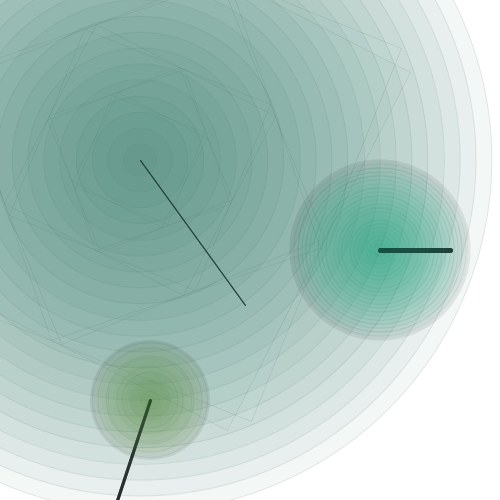
Frame 1 (no input)
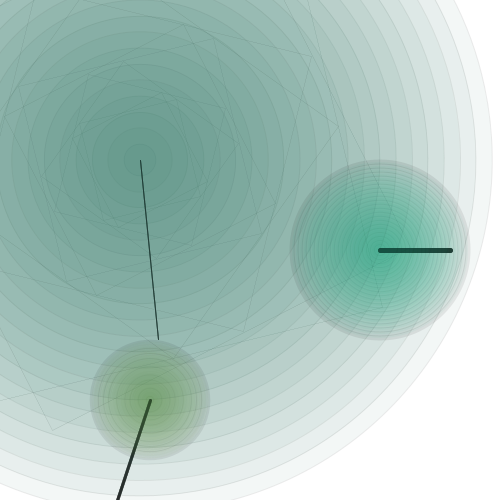
Frame 60 (the mouse pressed at the canvas centre just before this capture)
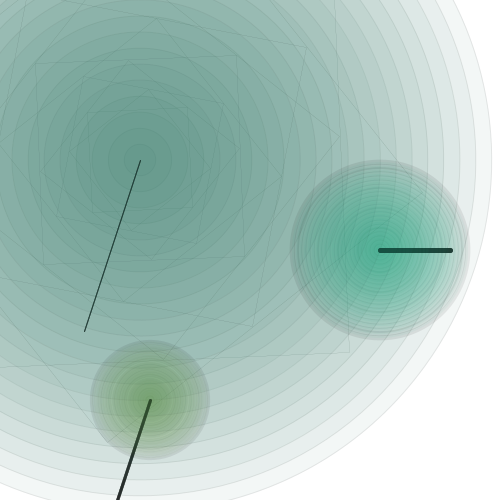
Frame 120 (the mouse held since frame 60 and released just before this capture)

The Processing sketch that drew these frames (run headless with seeded random() and noise(); from frame 60 on, the mouse is pressed at the canvas centre):

// Processing sketch: processing_143211
// ── processing_143211.pde

 
 
void setup() {

  size (500,500);
    background (255);

      }
void draw()
{
 background(255);
 
 
 
   rectMode(CORNER);
  noStroke();
  fill(255, 255, 255, 5);
  rect(0, 0, width, height);
  //background(255, 255, 255);
  noFill();
  stroke(100, 100, 100);
  strokeWeight(1/2);
 
  pushMatrix();
  rectMode(CENTER);
  translate(140, 160);
  rotate(millis()/700.0);
  rect(0, 0, 100, 100);
  popMatrix();
 
  pushMatrix();
  rectMode(CENTER);
  translate(140, 160);
  rotate(4);
  rotate(millis()/-700.0);
  rect(0, 0, 100, 100);
  popMatrix();
 
  pushMatrix();
  rectMode(CENTER);
  translate(140, 160);
  rotate(millis()/-700.0);
  rect(0, 0, 142, 142);
  popMatrix();
 
  pushMatrix();
  rectMode(CENTER);
  translate(140, 160);
  rotate(4);
  rotate(millis()/700.0);
  rect(0, 0, 142, 142);
  popMatrix();
 
  pushMatrix();
  rectMode(CENTER);
  translate(140, 160);
  rotate(millis()/700.0);
  rect(0, 0, 201, 201);
  popMatrix();
 
  pushMatrix();
  rectMode(CENTER);
  translate(140, 160);
  rotate(4);
  rotate(-millis()/700.0);
  rect(0, 0, 201, 201);
  popMatrix();
 
  pushMatrix();
  rectMode(CENTER);
  translate(140, 160);
  rotate(millis()/-700.0);
  rect(0, 0, 284, 284);
  popMatrix();
 
  pushMatrix();
  rectMode(CENTER);
  translate(140, 160);
  rotate(4);
  rotate(millis()/700.0);
  rect(0, 0, 284, 284);
  popMatrix();
 
  pushMatrix();
  rectMode(CENTER);
  translate(140, 160);
  rotate(millis()/700.0);
   fill(50,121,103,2);
  rect(0, 0, 402, 402);
  popMatrix();
 
  pushMatrix();
  rectMode(CENTER);
  translate(140, 160);
  rotate(4);
  rotate(-millis()/700.0);
  fill(50,121,103,5);
  rect(0, 0, 402, 402);
  popMatrix();

  

  
  for ( int i=0; i<360; i+=16)
  {
    pushMatrix();
     translate(140, 160);
    rotate (radians (6*second()-90));
    strokeWeight(1);
    strokeCap(ROUND);
    stroke(0, 0, 0,20);
    line(0, 0, 180, 0);
    fill(50,121,103,15);
    rotate (radians (6*second()-90));
    ellipse(0,0,i*2,i*2);
   
    popMatrix();
    
    
    
    
    
    pushMatrix();
      translate(150, 400);
    rotate (radians (6*minute()-90));
    strokeWeight(3);
    strokeCap(ROUND);
    stroke(0, 0, 0,20);
    line(0, 0, 170, 0);
    fill(97,147,50,10);
    rotate (radians (6*second()-90));
    ellipse(0,0,i/3,i/3);
    popMatrix();
    
    
    
    
    pushMatrix();
      translate(380, 250);
    rotate (radians (30*hour()-90));
    strokeWeight(5);
    strokeCap(ROUND);
    stroke(0, 0, 0,20);
    line(0, 0, 70, 0);
    fill(0,173,128,10);
    rotate (radians (6*second()-90));
    ellipse(0,0,i/2,i/2);
    popMatrix();
  }
 
 
 
}
